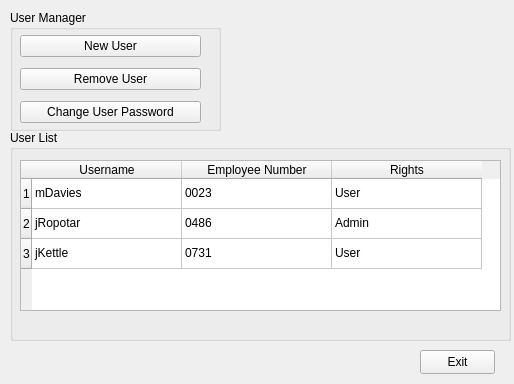
<?xml version="1.0" encoding="UTF-8"?>
<ui version="4.0">
 <class>UserManagerWidget</class>
 <widget class="QWidget" name="UserManagerWidget">
  <property name="geometry">
   <rect>
    <x>0</x>
    <y>0</y>
    <width>514</width>
    <height>384</height>
   </rect>
  </property>
  <property name="windowTitle">
   <string>User Manager</string>
  </property>
  <widget class="QGroupBox" name="groupBox">
   <property name="geometry">
    <rect>
     <x>10</x>
     <y>10</y>
     <width>211</width>
     <height>121</height>
    </rect>
   </property>
   <property name="title">
    <string>User Manager</string>
   </property>
   <widget class="QWidget" name="verticalLayoutWidget">
    <property name="geometry">
     <rect>
      <x>10</x>
      <y>20</y>
      <width>181</width>
      <height>98</height>
     </rect>
    </property>
    <layout class="QVBoxLayout" name="verticalLayout">
     <item>
      <widget class="QPushButton" name="newUserButton">
       <property name="text">
        <string>New User</string>
       </property>
      </widget>
     </item>
     <item>
      <widget class="QPushButton" name="removeUserButton">
       <property name="text">
        <string>Remove User</string>
       </property>
      </widget>
     </item>
     <item>
      <widget class="QPushButton" name="changeUserPassword">
       <property name="text">
        <string>Change User Password</string>
       </property>
      </widget>
     </item>
    </layout>
   </widget>
  </widget>
  <widget class="QGroupBox" name="groupBox_3">
   <property name="geometry">
    <rect>
     <x>10</x>
     <y>130</y>
     <width>501</width>
     <height>211</height>
    </rect>
   </property>
   <property name="title">
    <string>User List</string>
   </property>
   <widget class="QTableWidget" name="tableWidget">
    <property name="geometry">
     <rect>
      <x>10</x>
      <y>30</y>
      <width>481</width>
      <height>151</height>
     </rect>
    </property>
    <attribute name="horizontalHeaderDefaultSectionSize">
     <number>150</number>
    </attribute>
    <row>
     <property name="text">
      <string>1</string>
     </property>
    </row>
    <row>
     <property name="text">
      <string>2</string>
     </property>
    </row>
    <row>
     <property name="text">
      <string>3</string>
     </property>
    </row>
    <column>
     <property name="text">
      <string>Username</string>
     </property>
    </column>
    <column>
     <property name="text">
      <string>Employee Number</string>
     </property>
    </column>
    <column>
     <property name="text">
      <string>Rights</string>
     </property>
    </column>
    <item row="0" column="0">
     <property name="text">
      <string>mDavies</string>
     </property>
    </item>
    <item row="0" column="1">
     <property name="text">
      <string>0023</string>
     </property>
    </item>
    <item row="0" column="2">
     <property name="text">
      <string>User</string>
     </property>
    </item>
    <item row="1" column="0">
     <property name="text">
      <string>jRopotar</string>
     </property>
    </item>
    <item row="1" column="1">
     <property name="text">
      <string>0486</string>
     </property>
    </item>
    <item row="1" column="2">
     <property name="text">
      <string>Admin</string>
     </property>
    </item>
    <item row="2" column="0">
     <property name="text">
      <string>jKettle</string>
     </property>
    </item>
    <item row="2" column="1">
     <property name="text">
      <string>0731</string>
     </property>
    </item>
    <item row="2" column="2">
     <property name="text">
      <string>User</string>
     </property>
    </item>
   </widget>
  </widget>
  <widget class="QPushButton" name="exitUserManagerButton">
   <property name="geometry">
    <rect>
     <x>420</x>
     <y>350</y>
     <width>75</width>
     <height>24</height>
    </rect>
   </property>
   <property name="text">
    <string>Exit</string>
   </property>
  </widget>
 </widget>
 <resources/>
 <connections/>
</ui>
